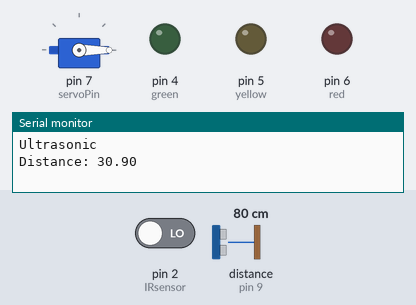
The sketch below on a simulated Arduino Uno, built with avr-gcc and run on an emulated ATmega328P. Parts: servo, output pins drawn as LEDs (lit = HIGH), the last lines printed to the serial monitor. Wiring (inferred from the names in the program): ultrasonic range finder: trigger pin 8; echo pin 9. Inputs (shaded band) come from the test bench; at power-on: distance to the obstacle (sensor on pin 9) 80 cm, pin 2 (IRsensor) LOW. The echo pulse lasts 58.3 µs per cm; pins used as bus, display or sensor lines are not drawn.

Above: at 2.2 s.
2.3 s: distance to the obstacle (sensor on pin 9) set to 37 cm
8.1 s: distance to the obstacle (sensor on pin 9) set to 30 cm
At 11.8 s:
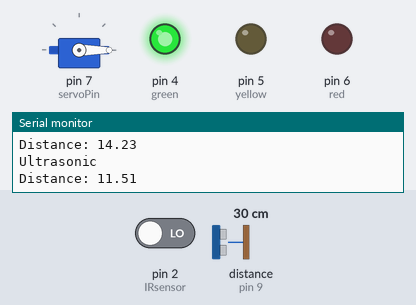
13.9 s: pin 2 (IRsensor) driven HIGH
At 17.4 s:
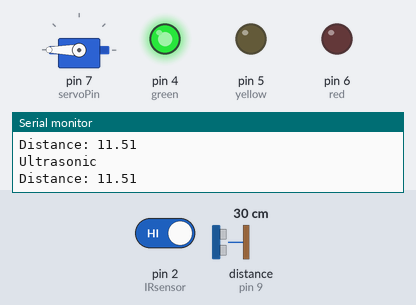
19.7 s: distance to the obstacle (sensor on pin 9) set to 26 cm
25.5 s: distance to the obstacle (sensor on pin 9) set to 21 cm
At 28.7 s:
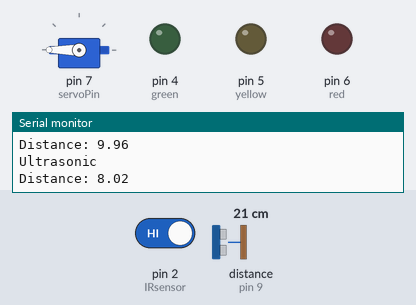
31.3 s: distance to the obstacle (sensor on pin 9) set to 18 cm
At 34.4 s:
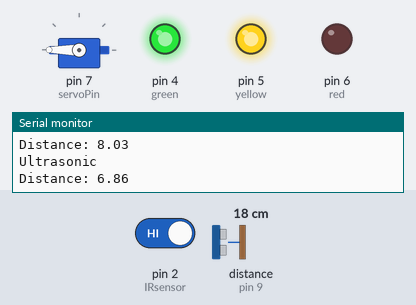
Timing chart, 0 to 35.9 s (numbered marks = the images above; inputs shaded):
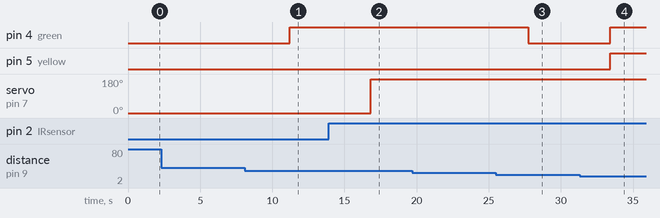

Measured:
- the behaviour switches between 34 and 33 cm on distance to the obstacle (sensor on pin 9) (found by bisection; images 0 and 1)
- the behaviour switches between 24 and 23 cm on distance to the obstacle (sensor on pin 9) (found by bisection; images 2 and 3)
- the behaviour switches between 21 and 20 cm on distance to the obstacle (sensor on pin 9) (found by bisection; images 3 and 4)
- after the input at 8.1 s, pin 4 (green): LOW → HIGH after 3.1 s
- after the input at 13.9 s, servo on pin 7 (servoPin): 0° → 180° after 2.9 s
- after the input at 25.5 s, pin 4 (green): HIGH → LOW after 2.2 s
- after the input at 31.3 s, pin 4 (green), pin 5 (yellow): LOW → HIGH after 2.1 s

The sketch:

smartbin3work.ino
```cpp
#include <SoftwareSerial.h>
#include <Servo.h>
Servo servo;
SoftwareSerial SIM900A(10,11);
long Distance1, Duration1;
int trigpin1 = 8;
int echopin1 = 9;
int servoPin = 7;
int IRsensor = 2;
int IRData;
float distanceInch;
long duration, dist, average;
long aver[3];
int green = 4;
int yellow = 5;
int red = 6;
int count1 = 0;
int count2 = 0;
int count3 = 0;

void setup() {
  SIM900A.begin(9600);
  Serial.begin(9600);
  servo.attach(servoPin);
  servo.write(0);
  pinMode(trigpin1, OUTPUT);
  pinMode(echopin1, INPUT);
  pinMode(green, OUTPUT);
  pinMode(yellow, OUTPUT);
  pinMode(red, OUTPUT);
  pinMode(IRsensor, INPUT);
  delay(1000);
}

void loop() {
    Sensor_dis();
    IR();
  }

void Sensor_dis(){
  digitalWrite(10,HIGH);
    Serial.println("Ultrasonic");
    digitalWrite(trigpin1, LOW);
    delayMicroseconds(2);
    digitalWrite(trigpin1, HIGH);
    delayMicroseconds(10);
    digitalWrite(trigpin1, LOW);
    delayMicroseconds(10);
    Duration1 = pulseIn(echopin1, HIGH);
     distanceInch= Duration1*0.0133/2;
    Serial.print("Distance: ");
    Serial.println(distanceInch);
    delay(400);

    if ((distanceInch >= 9) && (distanceInch <= 13 && count1 == 0   ))
    {
      digitalWrite(green, HIGH);
      digitalWrite(yellow, LOW);
      digitalWrite(red, LOW);
      count1++;
      count3 = 0;
      delay(200);
    }
      else if ((distanceInch >= 9) && (distanceInch <= 13 ))
    {
      digitalWrite(green, HIGH);
      digitalWrite(yellow, LOW);
      digitalWrite(red, LOW);
    }
    else if ((distanceInch >= 5) && (distanceInch <= 8 ))
    {
      digitalWrite(green, HIGH);
      digitalWrite(yellow, HIGH);
      digitalWrite(red, LOW);
    }
    else if ((distanceInch >= 0) && (distanceInch <= 4 && count3 == 0 ) )
    {
      digitalWrite(green, HIGH);
      digitalWrite(yellow, HIGH);
      digitalWrite(red, HIGH);
      count3++;
      count1 = 0;
      count2 = 0;
    }
    else if ((distanceInch >= 0) && (distanceInch <= 4 ) )
    {

      Serial.println("level 3");
      Serial.println("level 3");
      digitalWrite(green, HIGH);
      digitalWrite(yellow, HIGH);
      digitalWrite(red, HIGH);
      {
  SIM900A.println("AT+CMGF=1"); //Sets the GSM Module in Text Mode
  delay(1000);
  SIM900A.println("AT+CMGS=\"01151376616\"\r"); //Write Mobile number to send message
  delay(1000);
  SIM900A.println("Dustbin is full, collect at room");// Messsage content
  delay(100);
  SIM900A.println((char)26);// ASCII code of CTRL+Z
  delay(1000);
          }
    }
    else
    {
      digitalWrite(green, LOW);
      digitalWrite(yellow, LOW);
      digitalWrite(red, LOW);
    }

  delay(500);
}

void IR(){
    IRData = digitalRead(IRsensor);
  if (IRData == 1)
  {
    servo.write(180);
    delay(1000);
  }
  else
  {
    servo.write(0);
    delay(4000);
  }
}
```
